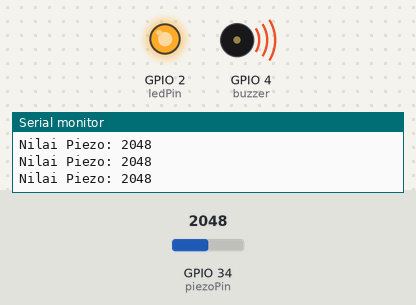
The sketch below on a simulated ESP32. Parts: output pins drawn as LEDs (lit = HIGH), buzzer (waves = sounding, pin HIGH), the last lines printed to the serial monitor. Inputs (shaded band) come from the test bench; at power-on: GPIO 34 (piezoPin) = 2048.

Above: at 1.2 s.
1.3 s: GPIO 34 (piezoPin) set to 549
2.8 s: GPIO 34 (piezoPin) set to 462
At 3.6 s:
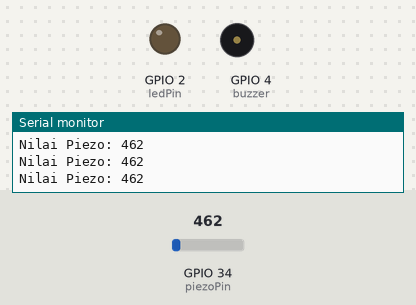
4.3 s: GPIO 34 (piezoPin) set to 540
At 5.0 s:
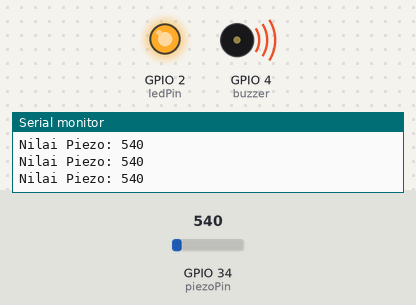
5.8 s: GPIO 34 (piezoPin) set to 491
At 6.4 s:
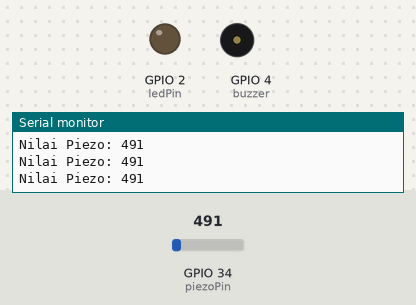
Timing chart, 0 to 8.3 s (numbered marks = the images above; inputs shaded):
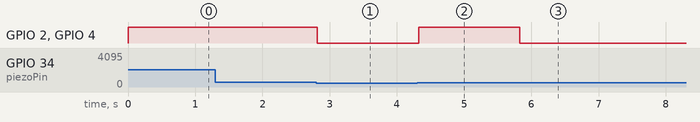

Measured:
- the behaviour switches between 501 and 500 on GPIO 34 (piezoPin) (found by bisection; images 0 and 1)
- after the input at 2.8 s, GPIO 2 (ledPin), GPIO 4 (buzzer): HIGH → LOW at once
- after the input at 4.3 s, GPIO 2 (ledPin), GPIO 4 (buzzer): LOW → HIGH at once
- after the input at 5.8 s, GPIO 2 (ledPin), GPIO 4 (buzzer): HIGH → LOW at once

The sketch:

piezo.ino
```cpp
const int piezoPin = 34;   // pin analog
const int ledPin   = 2;    // pin LED
const int buzzer = 4;

int threshold = 500;      // nilai batas (sesuaikan)

void setup() {
  Serial.begin(115200);
  pinMode(ledPin, OUTPUT);
  pinMode(buzzer, OUTPUT);
}

void loop() {
  int sensorValue = analogRead(piezoPin);

  Serial.print("Nilai Piezo: ");
  Serial.println(sensorValue);

  if (sensorValue > threshold) {
    digitalWrite(ledPin, HIGH); // LED nyala
    digitalWrite(buzzer, HIGH);
  } else {
    digitalWrite(ledPin, LOW);  // LED mati
    digitalWrite(buzzer, LOW);
  }

  delay(50);
}
```
